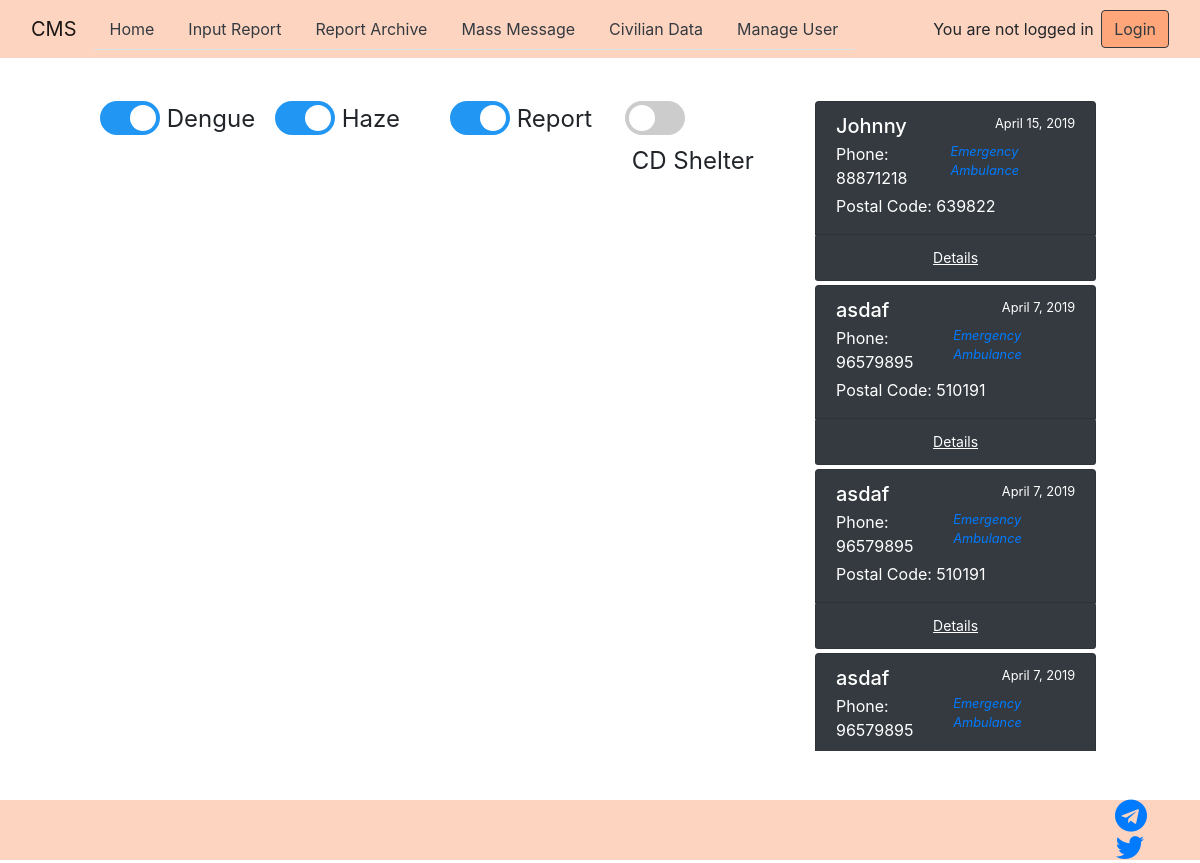
The app's page /, older data.
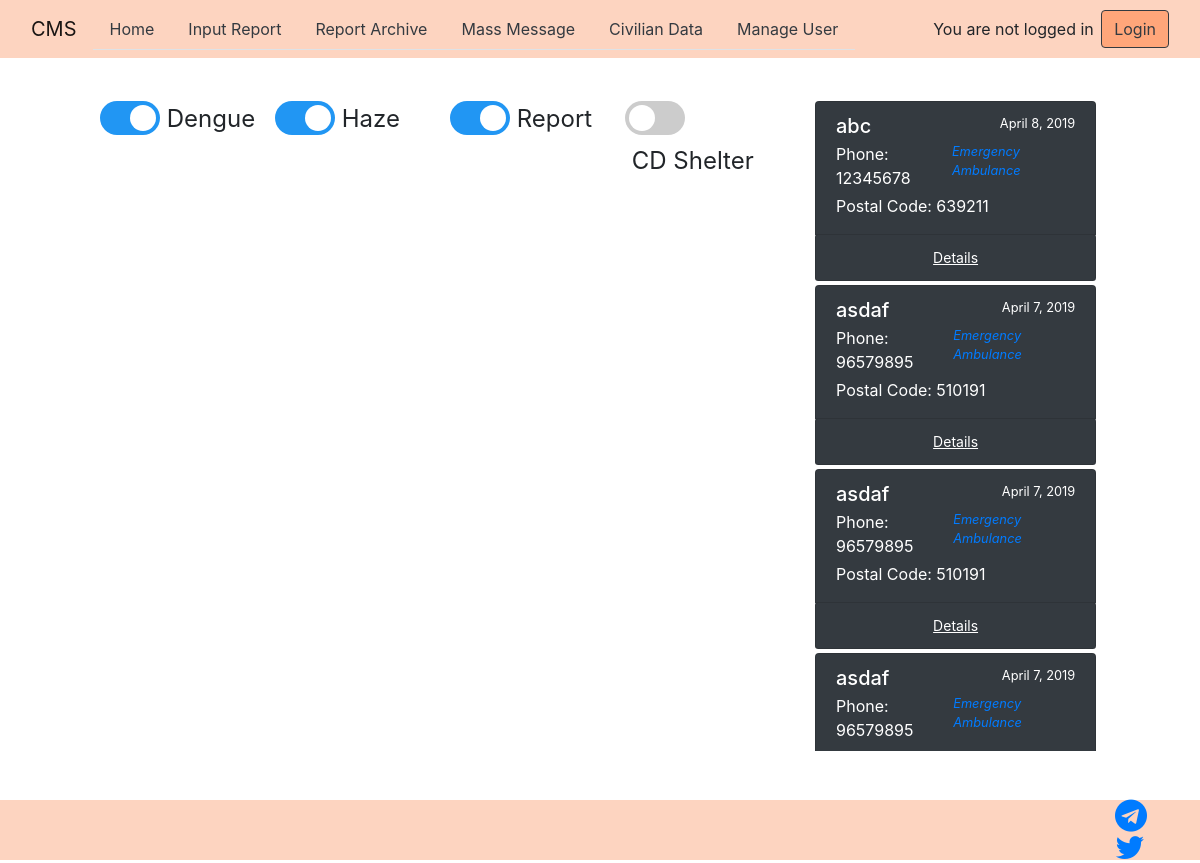
The same page, newer data.
### CMSApp/models.py (models this page shows, shortened)
class Report(models.Model):
    ASSISTANCE_TYPE_CHOICES = (
        ('EA', 'Emergency Ambulance'),
        ('RE', 'Rescue and Evacuation'),
        ('FF', 'Fire-fighting'),
        ('GL', 'Gas Leak Control'),
    )
    name = models.CharField(max_length=120)
    mobile = models.CharField(max_length=8)
    location = models.CharField(max_length=500)
    unit_number = models.CharField(max_length=20)
    postal_code = models.CharField(max_length=6)
    description = models.CharField(max_length=500)
    type = models.CharField(max_length=2, choices=ASSISTANCE_TYPE_CHOICES)
    time = models.DateTimeField(default=datetime.datetime.now(tz=tz))
    resolved = models.BooleanField(default=False)
    resolve_time= models.DateTimeField(default=datetime.datetime.now(tz=tz))
    lat = models.CharField(max_length=100)
    lng = models.CharField(max_length=100)

### CMSApp/views.py (the view)
# urls.py: 2. Add a URL to urlpatterns:  url(r'^$', views.home, name='home')
def home(request):
    report_list = Report.objects.all().filter().order_by("time")[::-1]
    report_list = report_list[0:min(len(report_list), 20)]
    try:
        postal = request.GET["postal"]
        center = get_latlng(postal)
    except:
        center = -1
    center = json.dumps(center)
    markers = []
    try:
        data = get_server_data()
    except:
        data = {}
    haze = get_haze_data(data)
    dengue = get_dengue_data(data)
    cds = get_cd_shelter(data)
    for report in report_list:
        markers.append({"name" : report.name, "latlng" : {"lat": report.lat, "lng": report.lng}, "type": report.type})
    markers = json.dumps(markers)
    return render(request,"CMSApp/home.html", {'report_list' : report_list, 'center' : center, 'markers' : markers, 'haze': haze, 'dengue':dengue, 'cds': cds})

### CMSApp/views.py (called while the page is built, shortened)
def get_server_data():
    config = {
          "apiKey": "",
          "authDomain": "",
          "databaseURL": "https://data-storage-1205f.firebaseio.com/",
          "storageBucket": ""
        }
    firebase = pyrebase.initialize_app(config)
    db = firebase.database()
    dict_data = dict(db.get().val())
    return dict_data

def get_cd_shelter(dict):
    if dict=={}:
        return {}
    else:
        return dict["CD_Data"]["Data"]

def get_haze_data(dict):
    if dict=={}:
        return {"location":{}, "psi":{}, "pm25":{}}

def get_dengue_data(dict):
    if dict=={}:
        return {}
    else:
        return dict["Dengue_Data"]['polygon_data']

### CMSApp/template/CMSApp/home.html (shortened to what this page needs)
{% extends "base.html" %}
{% block content %}
    <div class="row">
        <div class="col-1"></div>
        <div class="col-7">
            <div class ="row" style="padding-bottom: 10px;" >
                <div class="col-3">
                    <div class="row">
                        <label class="switch">
                            <span class="slider round"></span>
                        </label>
                        <font size="5">&nbsp;Dengue</font>
                    </div>
                </div>
                <div class="col-3">
                    <div class="row">
                        <label class="switch">
                            <span class="slider round"></span>
                        </label>
                        <font size="5">&nbsp;Haze</font>
                    </div>
                </div>
                <div class="col-3">
                    <div class="row">
                        <label class="switch">
                            <span class="slider round"></span>
                        </label>
                        <font size="5">&nbsp;Report</font>
                    </div>
                </div>
                <div class="col-3">
                    <div class="row">
                        <label class="switch">
                            <span class="slider round"></span>
                        </label>
                        <font size="5">&nbsp;CD Shelter</font>
                    </div>
                </div>
            </div>
            <div class ="row">
                    <div id="myMap"></div>
                    <div style="height:2px;">&nbsp;</div>
                </div>
        </div>
        <div class="col-sm">
            <ul class="nav nav-pills nav-stacked anyClass" style="width: 80%;">
                {% for report in report_list %}
                <li class="nav-item" style="width: 100%;">
                <a href="{% url 'CMSApp:home' %}?postal={{ report.postal_code }}" class="bg-dark text-white list-group-item list-group-item-action" style="width: 95%;">
                    <div class="d-flex w-100 justify-content-between">
                        <h5 class="mb-1">{{ report.name }}</h5>
                        <small>{{ report.time.date }}</small>
                    </div>
                    <div class="d-flex w-100 justify-content-between">
                            <p class="mb-1">Phone: {{ report.mobile }}</p>
                                {% ifequal report.type "EA" %}
                                    <small class="text-primary"> <em>Emergency Ambulance</em> </small>
                                {% endifequal %}
                        </div>
                    <p class="mb-1">Postal Code: {{ report.postal_code }} </p>
                </a>
                <a href="{% url 'CMSApp:detail'  report.pk %}" class="btn btn-dark btn-sm bg-dark list-group-item" style="width: 95%;">
                    <div style="font-size:14;"><u>Details</u></div>
                </a>
                <div style="height:5px;">&nbsp;</div>
            </li>
                {% endfor %}
            </ul>
        </div>
    </div>
{% endblock %}

Row changes from the older to the newer data that the page shows:
changed Report: name "Johnny" → "abc"; time "April 15, 2019" → "April 8, 2019"; mobile "88871218" → "12345678"; postal_code "639822" → "639211"
